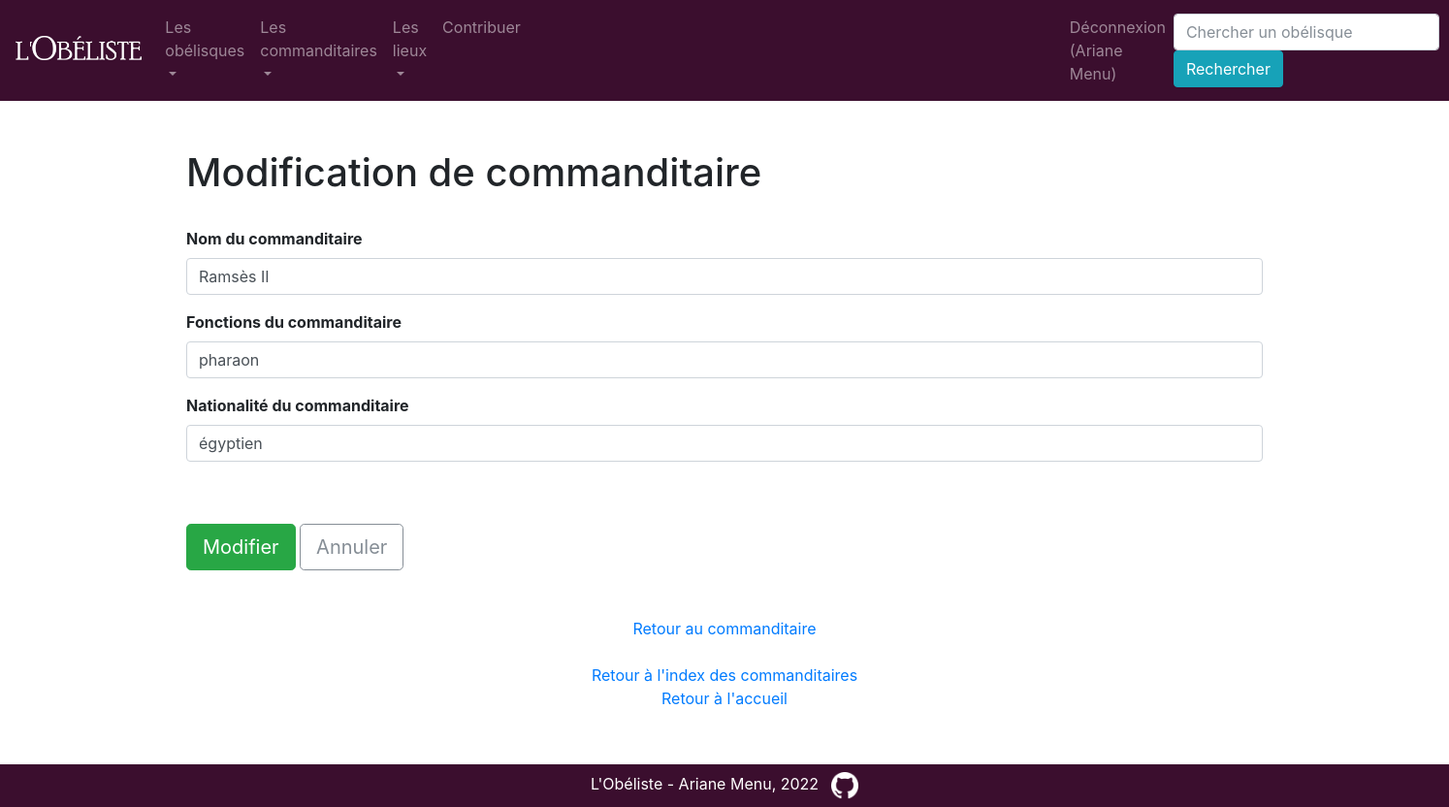
The page /personne/3/update (signed in) on the database its author committed.
### app/modeles/utilisateurs.py (models this page shows, shortened)
class User(UserMixin, db.Model):
    user_id = db.Column(db.Integer, unique=True, nullable=False, primary_key=True, autoincrement=True)
    user_nom = db.Column(db.Text, nullable=False)
    user_login = db.Column(db.String(45), nullable=False, unique=True)
    user_email = db.Column(db.Text, nullable=False)
    user_password = db.Column(db.String(100), nullable=False)
    authorships = db.relationship("Authorship", back_populates="user")

### app/modeles/donnees.py (models this page shows, shortened)
class Personne(db.Model):
    personne_id = db.Column(db.Integer, unique=True, nullable=False, primary_key=True, autoincrement=True)
    personne_nom = db.Column(db.Text)
    personne_fonction = db.Column(db.Text)
    personne_nationalite = db.Column(db.Text)
    erige = db.relationship("Erige", back_populates="personne")
    authorships = db.relationship("Authorship", back_populates="personne")

### app/routes/generic.py (the view, shortened to what this page needs)
@app.route("/personne/<int:personne_id>/update", methods=["GET", "POST"])
@login_required
def personne_update(personne_id):
    editable = Personne.query.get_or_404(personne_id)
    erreurs = []
    updated = False
    return render_template(
        "pages/personne_form_update.html",
        personne=editable,
        erreurs=erreurs,
        updated=updated
    )

### app/modeles/utilisateurs.py (called while the page is built)
@login.user_loader
def trouver_utilisateur_via_id(identifiant):
    return User.query.get(int(identifiant))

### app/templates/pages/personne_form_update.html (shortened to what this page needs)
{% extends "conteneur.html" %}
{% block corps %}
    <h1>Modification de commanditaire</h1>
    <br>
    {% if personne %}
        <form method="POST">
            <div class="mb-3">
                <label for="personne_nom" class="form-label"><b>Nom du commanditaire</b></label>
                <input type="text" name="personne_nom" class="form-control" id="personne_nom" value="{{personne.personne_nom}}"/>
            </div>
            <div class="mb-3">
                <label for="personne_fonction" class="form-label"><b>Fonctions du commanditaire</b></label>
                <input type="text" name="personne_fonction" class="form-control" id="personne_fonction" value="{{personne.personne_fonction}}"/>
            </div>
            <div class="mb-3">
                <label for="personne_nationalite" class="form-label"><b>Nationalité du commanditaire</b></label>
                <input type="text" name="personne_nationalite" class="form-control" id="personne_nationalite" value="{{personne.personne_nationalite}}"/>
            </div>
            <br>
            <br>
            <button class="btn btn-success btn-lg" type="submit">Modifier</button>
            <a href="{{url_for('personne', personne_id=personne.personne_id)}}" class="btn btn-outline-secondary btn-lg">Annuler</a>
        </form>
        <br>
        <br>
    {% endif %}
    <div align="center">
        <a href="{{url_for('personne', personne_id=personne.personne_id)}}">Retour au commanditaire</a>
        <br>
        <br>
        <a href="{{url_for('index_personnes')}}">Retour à l'index des commanditaires</a>
        <br>
        <a href="{{url_for('accueil')}}">Retour à l'accueil</a>
    </div>
{% endblock %}

### app/templates/conteneur.html (shortened to what this page needs)
<!DOCTYPE html>
<html lang="fr">
    <head>
        {% include "partials/css.html" %}
        <link rel="stylesheet" href="https://unpkg.com/leaflet@1.3.1/dist/leaflet.css" />
    </head>
    <body>
        <nav class="navbar navbar-expand-md navbar-dark justify-content-between" style="background-color: #3B0E2E;">
            <a class="navbar-brand" href="{{ url_for('accueil') }}"><img class="logo_top" src="{{url_for('static', filename='images/obeliste_logo_light.png')}}" alt="L'Obéliste" height="25"/></a>
            <div class="collapse navbar-collapse" id="navbarSupportedContent">
                <ul class="navbar-nav mr-auto">
                    <li class="nav-item dropdown">
                        <a class="nav-link dropdown-toggle" href="#" id="navbarDropdown" role="button" data-toggle="dropdown" aria-haspopup="true" aria-expanded="false">Les obélisques</a>
                    </li>
                    <li class="nav-item dropdown">
                        <a class="nav-link dropdown-toggle" href="#" id="navbarDropdown" role="button" data-toggle="dropdown" aria-haspopup="true" aria-expanded="false">Les commanditaires</a>
                    </li>
                    <li class="nav-item dropdown">
                        <a class="nav-link dropdown-toggle" href="#" id="navbarDropdown" role="button" data-toggle="dropdown" aria-haspopup="true" aria-expanded="false">Les lieux</a>
                    </li>
                    <li class="nav-item"><a class="nav-link" href="{{url_for('add')}}">Contribuer</a></li>
                    {% if not current_user.is_authenticated %}
                        <li class="nav-item utilisateur">
                            <a class="nav-link" href="{{url_for('inscription')}}">Inscription</a>
                        </li>
                        <li class="nav-item">
                            <a class="nav-link" href="{{url_for('connexion')}}">Connexion</a>
                        </li>
                        {% else %}
                        <li class="nav-item utilisateur">
                            <a class="nav-link" href="{{url_for('deconnexion')}}">Déconnexion ({{current_user.user_nom}})</a>
                        </li>
                    {% endif %}
                </ul>
                <form class="form-inline" action="{{url_for('recherche')}}" method="GET">
                    <input class="form-control" name="keyword" type="search" placeholder="Chercher un obélisque" aria-label="Recherche">
                    <button class="btn btn-info" type="submit">Rechercher</button>
                </form>
            </div>
        </nav>
        <div class="container">
            <div class="row" >
                <div class="col" >
                    {% block corps %}{% endblock %}
                </div>
            </div>
        </div>
    </body>
    <footer class="text-center text-white fixed-bottom" style="background-color: #3B0E2E;">
        <div class="text-center p-2">
           L'Obéliste - Ariane Menu, 2022<a class="github" href="https://github.com/A-Menu"><img width="28" height="28" src="{{url_for('static', filename='images/github_logo.png')}}" alt="Voir le profil sur GitHub" title="Voir le profil sur Github"></a>
        </div>
    </footer>
</html>

### app/templates/conteneur.html (style rules this page uses)
.container { margin-top: 50px; margin-bottom: 100px; text-align: justify; }
.logo_top { margin-bottom: 6px; }
.github { margin-left: 13px; }
.utilisateur { margin-left:550px; }

### rows shown on the page
User: user_nom "Ariane Menu"
Personne: personne_nom "Ramsès II", personne_fonction "pharaon", personne_nationalite "égyptien"
